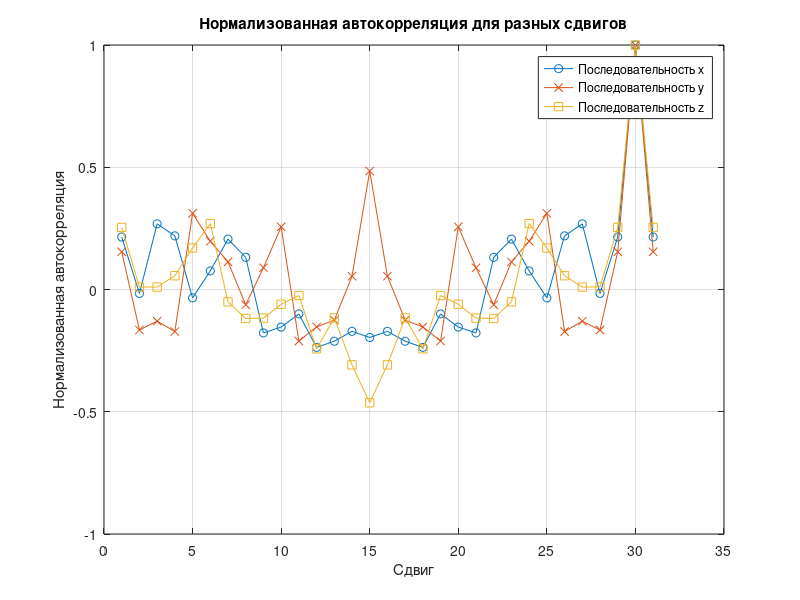

Reproduce this figure in MATLAB.
% Задание размерности последовательности
N = 30;
M = 31;
rng shuffle

% Генерация случайных последовательностей с нормальным распределением
x = randn(1, N);  % Генерация 30 случайных чисел
y = randn(1, N);
z = randn(1, N); 

% Массивы для хранения значений автокорреляции
autoCorrx = zeros(1, M);
autoCorry = zeros(1, M);
autoCorrz = zeros(1, M);

% Вычисление автокорреляции для каждого сдвига от 1 до 60
for lag = 1:M
    % Сдвиг последовательности на lag позиций
    shifted_x = circshift(x, lag);
    shifted_y = circshift(y, lag);
    shifted_z = circshift(z, lag);
    
    % Вычисление автокорреляции для сдвига
    autoCorrx(lag) = sum(x .* shifted_x) / N;
    autoCorry(lag) = sum(y .* shifted_y) / N;
    autoCorrz(lag) = sum(z .* shifted_z) / N;
end

% Нормализация автокорреляции
autoCorrx = autoCorrx / max(autoCorrx);  % Нормализация на максимальное значение по модулю
autoCorry = autoCorry / max(autoCorry);
autoCorrz = autoCorrz / max(autoCorrz);

% Построение графика автокорреляции
figure;
plot(1:M, autoCorrx, '-o', 'DisplayName', 'Последовательность x');
hold on;
plot(1:M, autoCorry, '-x', 'DisplayName', 'Последовательность y');
plot(1:M, autoCorrz, '-s', 'DisplayName', 'Последовательность z');
title('Нормализованная автокорреляция для разных сдвигов');
xlabel('Сдвиг');
ylabel('Нормализованная автокорреляция');
legend show;
grid on;
hold off;
